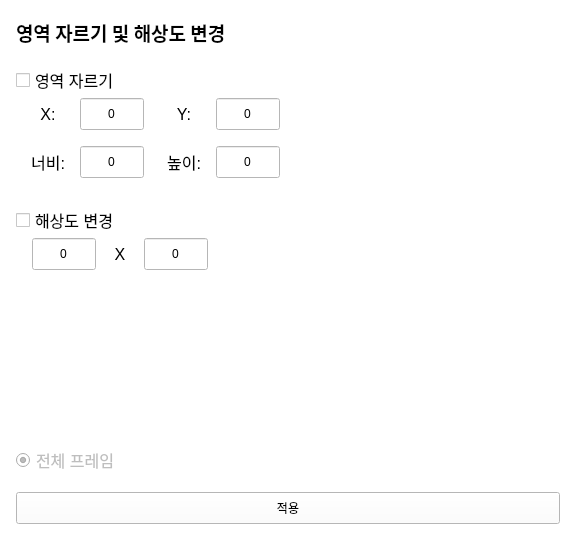
    <widget class="QWidget" name="w_resize" native="true">
     <property name="geometry">
      <rect>
       <x>0</x>
       <y>0</y>
       <width>576</width>
       <height>540</height>
      </rect>
     </property>
     <property name="styleSheet">
      <string notr="true">background-color: #ffffff;</string>
     </property>
     <widget class="QLabel" name="label_40">
      <property name="geometry">
       <rect>
        <x>16</x>
        <y>16</y>
        <width>221</width>
        <height>32</height>
       </rect>
      </property>
      <property name="font">
       <font>
        <family>Noto Sans KR</family>
        <pointsize>14</pointsize>
        <bold>true</bold>
       </font>
      </property>
      <property name="text">
       <string>영역 자르기 및 해상도 변경</string>
      </property>
     </widget>
     <widget class="QPushButton" name="btn_resize_apply">
      <property name="geometry">
       <rect>
        <x>16</x>
        <y>492</y>
        <width>544</width>
        <height>32</height>
       </rect>
      </property>
      <property name="styleSheet">
       <string notr="true"/>
      </property>
      <property name="text">
       <string>적용</string>
      </property>
      <property name="autoDefault">
       <bool>false</bool>
      </property>
      <property name="flat">
       <bool>false</bool>
      </property>
     </widget>
     <widget class="QLineEdit" name="edt_resize_crop_x">
      <property name="geometry">
       <rect>
        <x>80</x>
        <y>98</y>
        <width>64</width>
        <height>32</height>
       </rect>
      </property>
      <property name="text">
       <string>0</string>
      </property>
      <property name="alignment">
       <set>Qt::AlignCenter</set>
      </property>
     </widget>
     <widget class="QLineEdit" name="edt_resize_crop_y">
      <property name="geometry">
       <rect>
        <x>216</x>
        <y>98</y>
        <width>64</width>
        <height>32</height>
       </rect>
      </property>
      <property name="text">
       <string>0</string>
      </property>
      <property name="alignment">
       <set>Qt::AlignCenter</set>
      </property>
     </widget>
     <widget class="QRadioButton" name="rbtn_resize_allframe">
      <property name="enabled">
       <bool>false</bool>
      </property>
      <property name="geometry">
       <rect>
        <x>16</x>
        <y>444</y>
        <width>152</width>
        <height>32</height>
       </rect>
      </property>
      <property name="font">
       <font>
        <pointsize>12</pointsize>
       </font>
      </property>
      <property name="text">
       <string>전체 프레임</string>
      </property>
      <property name="checkable">
       <bool>true</bool>
      </property>
      <property name="checked">
       <bool>true</bool>
      </property>
     </widget>
     <widget class="QCheckBox" name="cb_resize_resolution">
      <property name="geometry">
       <rect>
        <x>16</x>
        <y>210</y>
        <width>121</width>
        <height>20</height>
       </rect>
      </property>
      <property name="font">
       <font>
        <pointsize>12</pointsize>
       </font>
      </property>
      <property name="text">
       <string>해상도 변경</string>
      </property>
     </widget>
     <widget class="QCheckBox" name="cb_resize_crop">
      <property name="geometry">
       <rect>
        <x>16</x>
        <y>70</y>
        <width>111</width>
        <height>20</height>
       </rect>
      </property>
      <property name="font">
       <font>
        <pointsize>12</pointsize>
       </font>
      </property>
      <property name="text">
       <string>영역 자르기</string>
      </property>
     </widget>
     <widget class="QLabel" name="label_47">
      <property name="geometry">
       <rect>
        <x>24</x>
        <y>98</y>
        <width>48</width>
        <height>32</height>
       </rect>
      </property>
      <property name="font">
       <font>
        <pointsize>12</pointsize>
       </font>
      </property>
      <property name="text">
       <string>X:</string>
      </property>
      <property name="alignment">
       <set>Qt::AlignCenter</set>
      </property>
     </widget>
     <widget class="QLabel" name="label_35">
      <property name="geometry">
       <rect>
        <x>160</x>
        <y>98</y>
        <width>48</width>
        <height>32</height>
       </rect>
      </property>
      <property name="font">
       <font>
        <pointsize>12</pointsize>
       </font>
      </property>
      <property name="text">
       <string>Y:</string>
      </property>
      <property name="alignment">
       <set>Qt::AlignCenter</set>
      </property>
     </widget>
     <widget class="QLabel" name="label_36">
      <property name="geometry">
       <rect>
        <x>24</x>
        <y>146</y>
        <width>48</width>
        <height>32</height>
       </rect>
      </property>
      <property name="font">
       <font>
        <pointsize>12</pointsize>
       </font>
      </property>
      <property name="text">
       <string>너비:</string>
      </property>
      <property name="alignment">
       <set>Qt::AlignCenter</set>
      </property>
     </widget>
     <widget class="QLineEdit" name="edt_resize_crop_width">
      <property name="geometry">
       <rect>
        <x>80</x>
        <y>146</y>
        <width>64</width>
        <height>32</height>
       </rect>
      </property>
      <property name="text">
       <string>0</string>
      </property>
      <property name="alignment">
       <set>Qt::AlignCenter</set>
      </property>
     </widget>
     <widget class="QLineEdit" name="edt_resize_crop_height">
      <property name="geometry">
       <rect>
        <x>216</x>
        <y>146</y>
        <width>64</width>
        <height>32</height>
       </rect>
      </property>
      <property name="text">
       <string>0</string>
      </property>
      <property name="alignment">
       <set>Qt::AlignCenter</set>
      </property>
     </widget>
     <widget class="QLabel" name="label_37">
      <property name="geometry">
       <rect>
        <x>160</x>
        <y>146</y>
        <width>48</width>
        <height>32</height>
       </rect>
      </property>
      <property name="font">
       <font>
        <pointsize>12</pointsize>
       </font>
      </property>
      <property name="text">
       <string>높이:</string>
      </property>
      <property name="alignment">
       <set>Qt::AlignCenter</set>
      </property>
     </widget>
     <widget class="QLineEdit" name="edt_resize_resolution_width">
      <property name="geometry">
       <rect>
        <x>32</x>
        <y>238</y>
        <width>64</width>
        <height>32</height>
       </rect>
      </property>
      <property name="text">
       <string>0</string>
      </property>
      <property name="alignment">
       <set>Qt::AlignCenter</set>
      </property>
     </widget>
     <widget class="QLineEdit" name="edt_resize_resolution_height">
      <property name="geometry">
       <rect>
        <x>144</x>
        <y>238</y>
        <width>64</width>
        <height>32</height>
       </rect>
      </property>
      <property name="text">
       <string>0</string>
      </property>
      <property name="alignment">
       <set>Qt::AlignCenter</set>
      </property>
     </widget>
     <widget class="QLabel" name="label_48">
      <property name="geometry">
       <rect>
        <x>96</x>
        <y>238</y>
        <width>48</width>
        <height>32</height>
       </rect>
      </property>
      <property name="font">
       <font>
        <pointsize>12</pointsize>
       </font>
      </property>
      <property name="text">
       <string>X</string>
      </property>
      <property name="alignment">
       <set>Qt::AlignCenter</set>
      </property>
     </widget>
    </widget>
